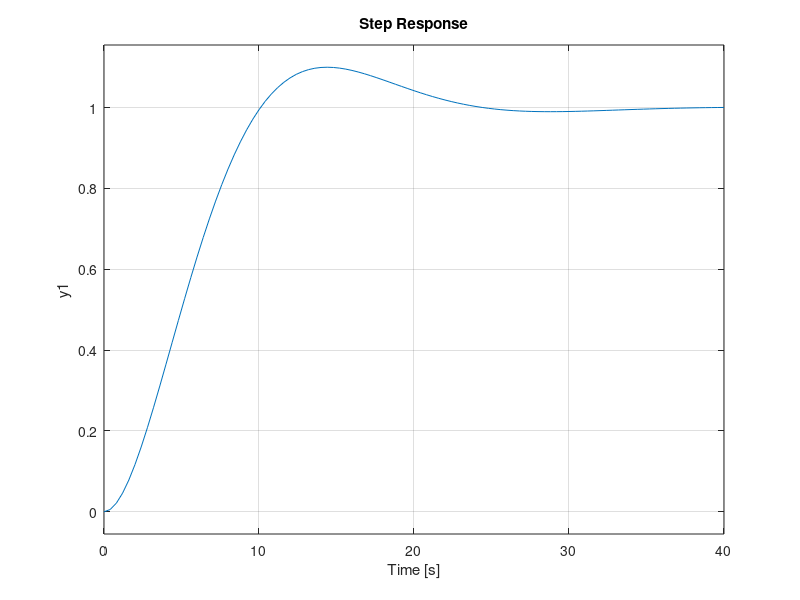
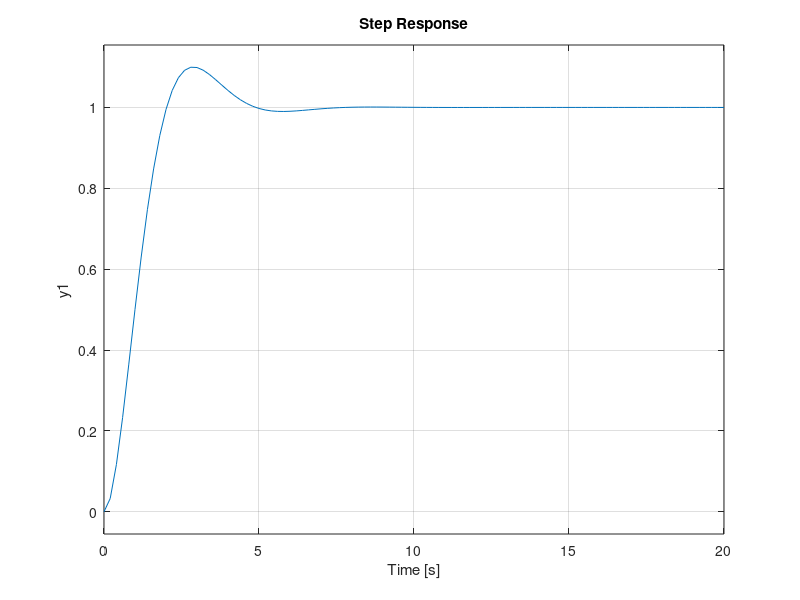
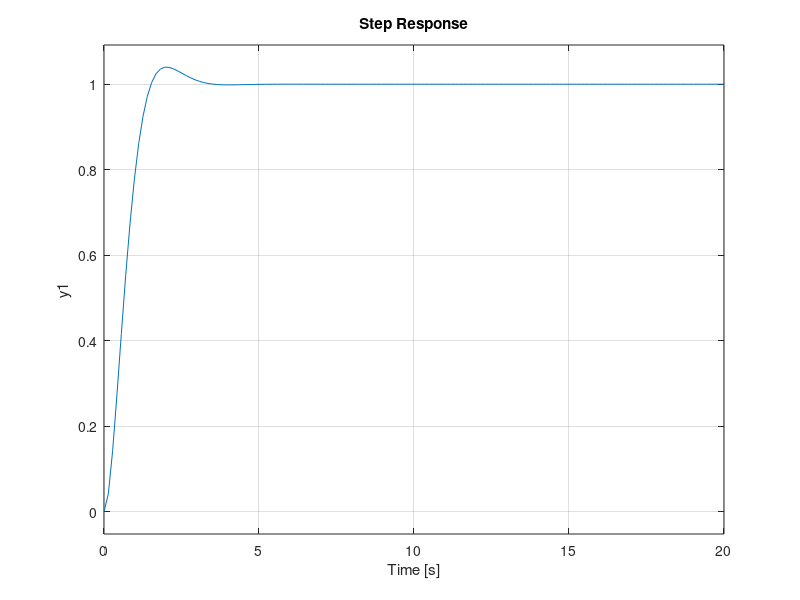

These figures' MATLAB source, in order:
clear variables

%%a
Hf = tf(2, [2 1 0])
ts = 25
ov = 0.1
zeta = abs(log(ov)) / sqrt((log(ov))^2 + pi^2)
wn = 4 / (zeta * ts)
Ho = tf(wn^2, [1 2*zeta*wn wn^2])
Hr = (1/Hf) * (Ho/(1-Ho))
figure
step(feedback(Hr*Hf,1))
cva = wn / (2*zeta)
wba = wn * sqrt(1-2*zeta^2+sqrt(2-4*zeta^2+4*zeta^4))


%%b
Hf = tf(2, [2 1 0])
ts = 5
ov = 0.10
zeta = abs(log(ov)) / sqrt((log(ov))^2 + pi^2)
wn = 4 / (zeta * ts)
Ho = tf(wn^2, [1 2*zeta*wn wn^2])
Hr = (1/Hf) * (Ho/(1-Ho))
figure
step(feedback(Hr*Hf,1))
cvb = wn / (2*zeta)
wbb = wn * sqrt(1-2*zeta^2+sqrt(2-4*zeta^2+4*zeta^4))


%%c
Hf = tf(2, [2 1 0])
ts = 2.5
ov = 0.04
zeta = abs(log(ov)) / sqrt((log(ov))^2 + pi^2)
wn = 4 / (zeta * ts)
Ho = tf(wn^2, [1 2*zeta*wn wn^2])
Hr = (1/Hf) * (Ho/(1-Ho))
figure
step(feedback(Hr*Hf,1))
cvc = wn / (2*zeta)
wbc = wn * sqrt(1-2*zeta^2+sqrt(2-4*zeta^2+4*zeta^4))

